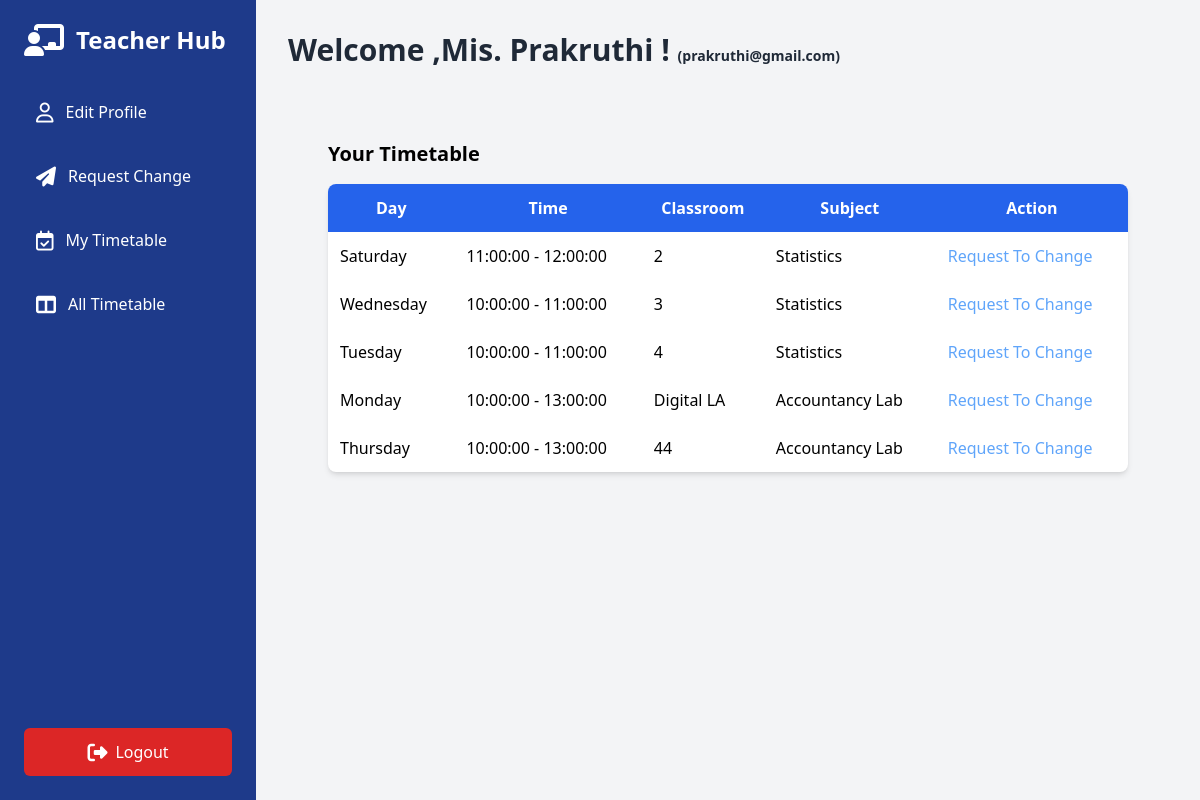
Before: /src/views/teacher/dashboard.php (signed in) with the older database file.
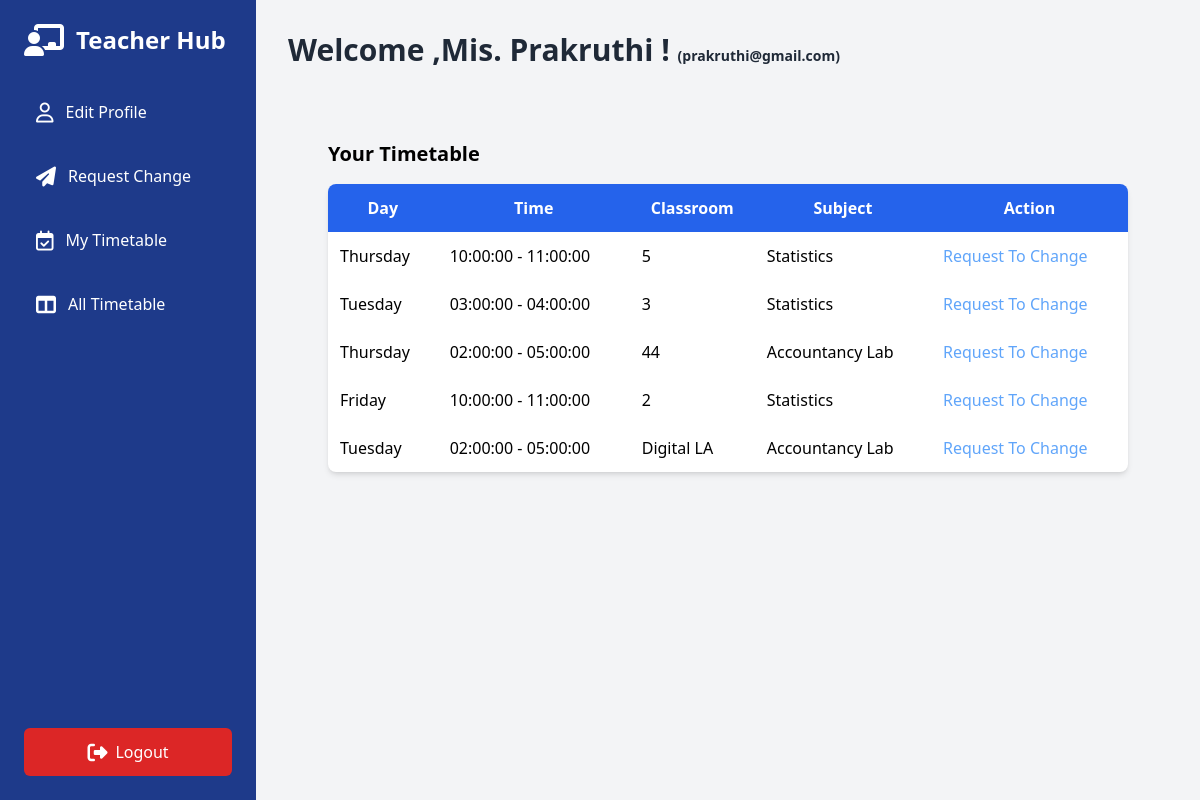
After: the same page with the newer database file.
### tables this page shows
CREATE TABLE `timetable` (
  `id` int(11) NOT NULL,
  `subject_id` int(11) NOT NULL,
  `teacher_id` int(11) NOT NULL,
  `classroom_id` int(11) NOT NULL,
  `day` enum('Monday','Tuesday','Wednesday','Thursday','Friday','Saturday') NOT NULL,
  `start_time` time NOT NULL,
  `end_time` time NOT NULL,
  `combination_id` int(11) NOT NULL
);

CREATE TABLE `classrooms` (
  `id` int(11) NOT NULL,
  `room_no` varchar(10) NOT NULL,
  `type` enum('theory','lab') NOT NULL
);

CREATE TABLE `subjects` (
  `id` int(11) NOT NULL,
  `name` varchar(100) NOT NULL,
  `min_classes_per_week` int(11) NOT NULL,
  `type` enum('theory','lab') NOT NULL,
  `combination_id` int(11) NOT NULL
);

### src/models/Timetable.php (called while the page is built, shortened)
<?php
class Timetable
{
    private $conn;
    public function __construct($db)
    {
        $this->conn = $db;
    }
    public function getTimetableByTeacherId_Data($teacher_id)
    {
        $query = "
    SELECT  tt.id AS entry_id, tt.day as day, tt.start_time AS start_time, tt.end_time AS end_time,
           s.name AS subject, c.name AS combination, c.semester AS semester, cr.room_no AS classroom, tt.section
    FROM timetable tt
    JOIN subjects s ON tt.subject_id = s.id
    JOIN combinations c ON tt.combination_id = c.id
    JOIN classrooms cr ON tt.classroom_id = cr.id
    WHERE tt.teacher_id = :teacher_id
    ";
        $stmt = $this->conn->prepare($query);
        $stmt->bindParam(":teacher_id", $teacher_id);
        $stmt->execute();
        $timetable = $stmt->fetchAll(PDO::FETCH_ASSOC);
        return $timetable;
    }
}

### src/views/teacher/dashboard.php (the view, shortened to what this page needs)
<?php include "./header.php";
include_once "../../models/Timetable.php";
$database = new Database();
$db = $database->getConnection();
$timetable = new Timetable($db);
$timetable_data = $timetable->getTimetableByTeacherId_Data($_SESSION['teacher_id']);
?>
        <h1 class="text-3xl font-semibold text-gray-800 mb-8">Welcome ,<?= htmlspecialchars($_SESSION['teacher_name'])?>! <span class="text-sm ">(<?= htmlspecialchars($_SESSION['teacher_email'])?>)</span></h1>
        <div class="flex-1 p-10">
            <section id="timetable" class="mb-10">
                <h2 class="text-xl font-semibold mb-4">Your Timetable</h2>
                <table class="w-full bg-white shadow-md rounded-lg overflow-hidden">
                    <thead class="bg-blue-600 text-white">
                        <tr class="align-centre">
                            <th class="p-3">Day</th>
                            <th class="p-3">Time</th>
                            <th class="p-3">Classroom</th>
                            <th class="p-3">Subject</th>
                            <th class="p-3">Action</th>
                        </tr>
                    </thead>
                    <tbody>
                    <?php foreach ($timetable_data as $row) : ?>
                            <tr>
                                <td class="p-3"><?= htmlspecialchars($row['day']); ?></td>
                                <td class="p-3"><?= htmlspecialchars($row['start_time']); ?> - <?= htmlspecialchars($row['end_time'])?></td>
                                <td class="p-3"><?= htmlspecialchars($row['classroom']); ?></td>
                                <td class="p-3"><?= htmlspecialchars($row['subject']); ?></td>
                                <td class="p-3 text-blue-400"><a href="sendRequest.php?id=<?= $row['entry_id'] ?>;day?<?= htmlspecialchars($row['day']); ?>st?<?= htmlspecialchars($row['start_time']); ?> et?<?= htmlspecialchars($row['end_time'])?>sub?<?= htmlspecialchars($row['subject']); ?> rn?<?= htmlspecialchars($row['classroom']); ?>">Request To Change</a></td>
                            </tr>
                        <?php endforeach; ?>
                    </tbody>
                </table>
            </section>
        </div>
    </div>
</body>
</html>

Changed rows visible on the page:
removed timetable: day "Saturday", start_time "11:00:00", end_time "12:00:00", classroom.room_no "2", subject.name "Statistics"
removed timetable: day "Wednesday", start_time "10:00:00", end_time "11:00:00", classroom.room_no "3", subject.name "Statistics"
removed timetable: day "Tuesday", start_time "10:00:00", end_time "11:00:00", classroom.room_no "4", subject.name "Statistics"
removed timetable: day "Monday", start_time "10:00:00", end_time "13:00:00", classroom.room_no "Digital LA", subject.name "Accountancy Lab"
removed timetable: day "Thursday", start_time "10:00:00", end_time "13:00:00", classroom.room_no "44", subject.name "Accountancy Lab"
added timetable: day "Thursday", start_time "10:00:00", end_time "11:00:00", classroom.room_no "5", subject.name "Statistics"
added timetable: day "Tuesday", start_time "03:00:00", end_time "04:00:00", classroom.room_no "3", subject.name "Statistics"
added timetable: day "Thursday", start_time "02:00:00", end_time "05:00:00", classroom.room_no "44", subject.name "Accountancy Lab"
added timetable: day "Friday", start_time "10:00:00", end_time "11:00:00", classroom.room_no "2", subject.name "Statistics"
added timetable: day "Tuesday", start_time "02:00:00", end_time "05:00:00", classroom.room_no "Digital LA", subject.name "Accountancy Lab"
